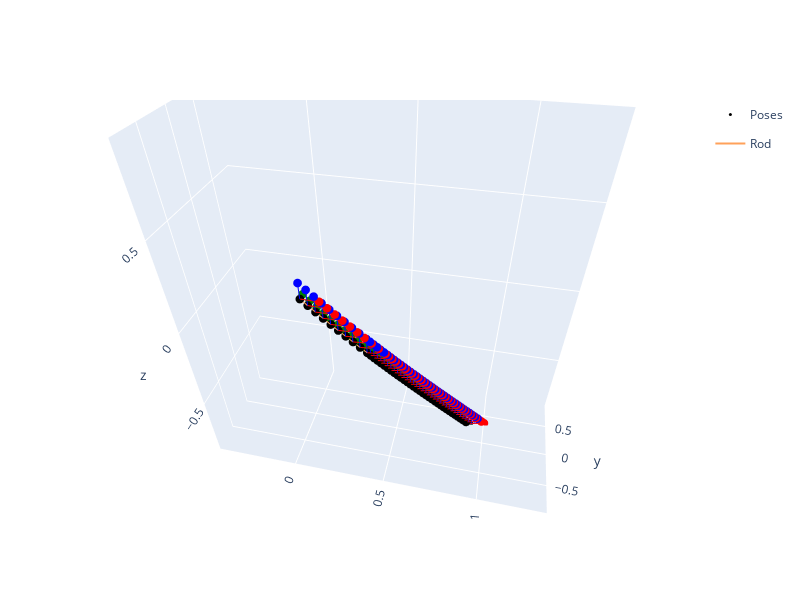

The code cell stored with this chart in its notebook:
### Code cell
R = rot.from_quat(bvp_soln.y[3:7, :].T).as_matrix()

fig = go.Figure()
plot_transforms(bvp_soln.y[0:3, :], bvp_soln.y[3:7, :], fig=fig)

fig.add_trace(go.Scatter3d(
    x=bvp_soln.y[0, :],
    y=bvp_soln.y[1, :],
    z=bvp_soln.y[2, :],
    name="Rod",
    mode="lines"
))

fig.update_layout(
    scene=dict(
        aspectmode='manual',
        xaxis=dict(range=new_ranges[0, :]),
        yaxis=dict(range=new_ranges[1, :]),
        zaxis=dict(range=new_ranges[2, :])
    ),
    height=600,
    width=800,
)
